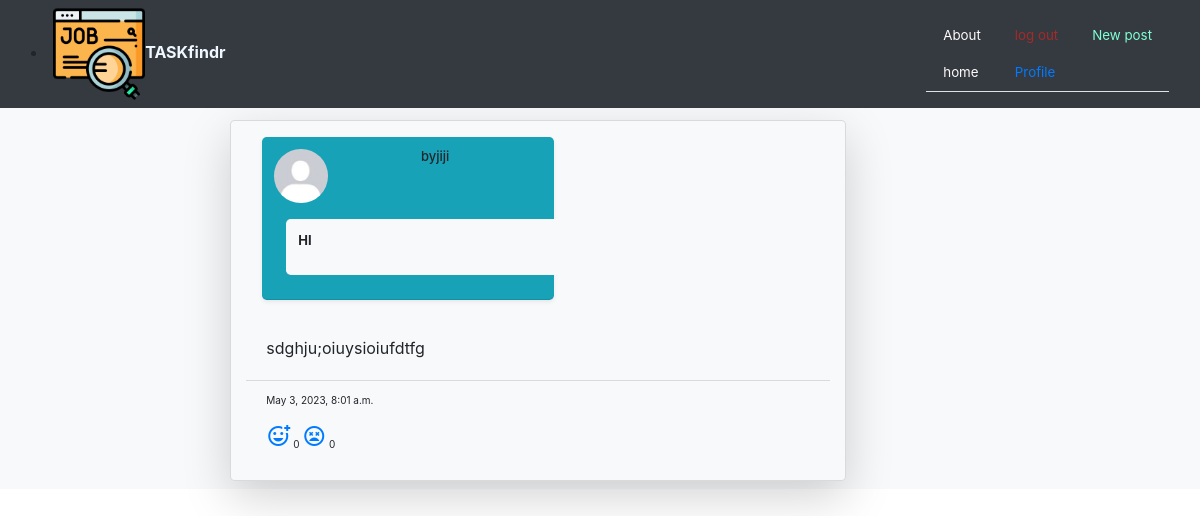
Screenshot of /post/3/ (signed in) with the database file from the repository.
### blog/models.py (models this page shows, shortened)
class blogpost(models.Model):
    title = models.CharField(max_length=100)
    content = models.TextField(max_length=500)
    date_posted = models.DateTimeField(default=timezone.now)
    author = models.ForeignKey(User,on_delete=models.CASCADE)
    spaces = models.CharField(choices=CATEGORY_CHOICES,max_length=30,null=False,default=None)
    value = models.IntegerField(default=20)
    reaction = models.ManyToManyField(User,through="Postreaction",related_name="blogpost_reactions")

### users/models.py (models this page shows, shortened)
class profile(models.Model):
    user = models.OneToOneField(User, on_delete = models.CASCADE)
    image = models.ImageField(default ='default.jpg', upload_to ='profile_pics')
    bio = models.TextField(default=True)
    preference = models.TextField(default=True)
    level= models.IntegerField(default=1)
    phone_number = models.IntegerField(default=0)
    reffered_by = models.CharField(max_length=50,default=None,null=True)
    leveled_up = models.BooleanField(default=False)

### blog/views.py (the view)
# urls.py: path('post/<int:pk>/',postdetailview.as_view(),name='post_detail'),
class postdetailview(LoginRequiredMixin,DetailView):
    model=post
    template_name='blog/post-detail.html'
    context_object_name= 'post'
    def get_context_data(self, **kwargs):
        context = super().get_context_data(**kwargs)
        likes,dislikes = Postreaction.total_reactions(self.request,self.get_object())
        reactions ={
            "likes":likes,
            "dislikes":dislikes
        }
        context.update(reactions)
        return context

### blog/models.py (called while the page is built)
    def total_reactions(request,post):
        likes = Postreaction.objects.filter(post=post,reaction="like")
        dislikes = Postreaction.objects.filter(post=post.id,reaction="dislike")
        total_likes = likes.count()
        total_dislikes = dislikes.count()
        return(total_likes,total_dislikes)

### blogger/templates/blog/post-detail.html (shortened to what this page needs)
{%extends 'blog/base.html'%} {% load static %} {% block content %}
<div class="container bg-light col-lg-12 col-md-12 col-sm-12">
  <div class="container bg-light col-lg-12 col-md-12 col-sm-12">
    <div
      class="container bg-light mt-3 pb-20 col-lg-8 col-md-12 col-sm-12"
      id="home"
      style="height: 50%"
    >
      <div
        class="card bg-light rounded-lg shadow-lg col-lg-10 col-md-12 col-sm-10"
      >
        <div
          class="card-header bg-info col-lg-6 col-sm-10 col-md-12 m-3 p-2 shadow-sm rounded-lg"
        >
          <div class="row p- m-1">
            <img
              class="rounded-circle"
              src="{{post.author.profile.image.url}}"
              style="width: 20%"
              alt="pic"
            />
            <h2 style="font-size: small" class="mx-auto card-text row">
              by{{post.author}}
            </h2>
          </div>
          <div class="row bg-light rounded-lg p-2 m-3 col-sm-12" style="">
            <p>
              <strong class="mx-auto p-1 m-1" style="font-size: small"
                >{{ post.title|upper }}</strong
              >
            </p>
          </div>
        </div>
        <div class="card-body">
          <p class="card-text">{{ post.content}}</p>
        </div>
        <div style="font-size: x-small" class="card-footer bg-light">
          <p>{{ post.date_posted}}</p>
          <p>
            <a href="{% url 'like' post.id %}"
              ><span class="material-symbols-outlined"> add_reaction </span>
            </a>
            {{likes}}
            <a href="{% url 'dislike' post.id %}">
              <span class="material-symbols-outlined">
              </span>
            </a>
            {{dislikes}}
          </p>
        </div>
      </div>
    </div>
  </div>
</div>
{% endblock %}

### rows the page displays
blogpost: author.profile.image (placeholder picture), author "jiji", title "HI", content "sdghju;oiuysioiufdtfg", date_posted "May 3, 2023, 8:01 a.m."

### other values shown
{{ likes }} "0"
{{ dislikes }} "0"
